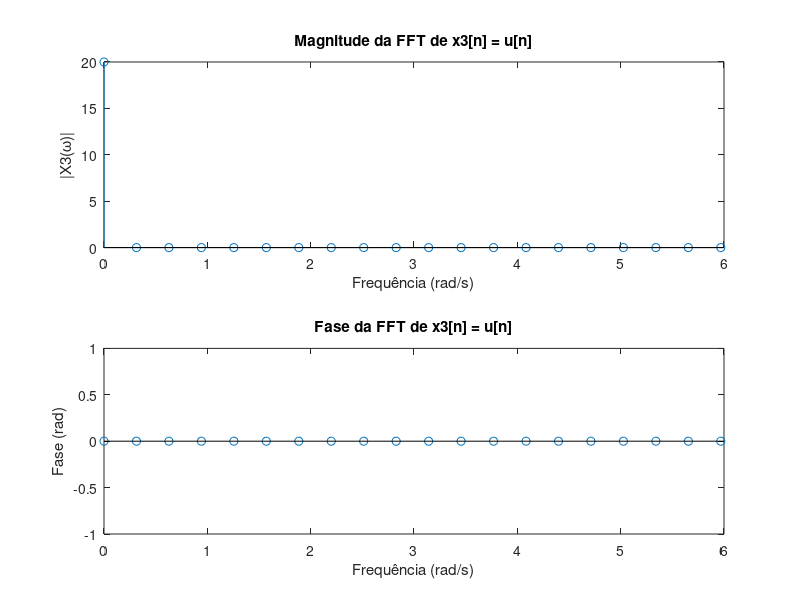

Here is the MATLAB script that generated this plot:
clc
clear
close all

n = 0:19;                   % Vetor de tempo
x3 = ones(size(n));         % Degrau unitário: tudo 1

X3 = fft(x3);               % FFT do sinal
N = length(x3);
f = (0:N-1)*(2*pi/N);       % Frequência em rad/s

% Plots
subplot(2,1,1)
stem(f, abs(X3))
xlabel('Frequência (rad/s)')
ylabel('|X3(\omega)|')
title('Magnitude da FFT de x3[n] = u[n]')

subplot(2,1,2)
stem(f, angle(X3))
xlabel('Frequência (rad/s)')
ylabel('Fase (rad)')
title('Fase da FFT de x3[n] = u[n]')
